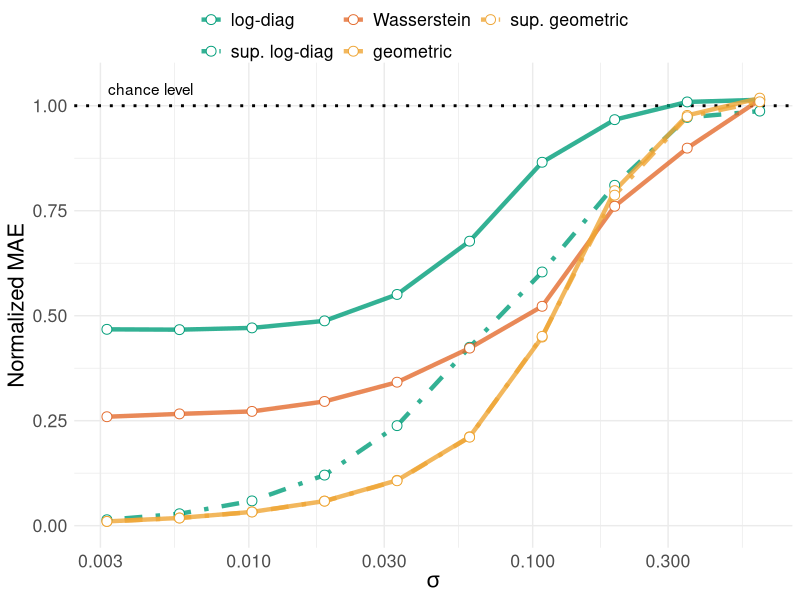
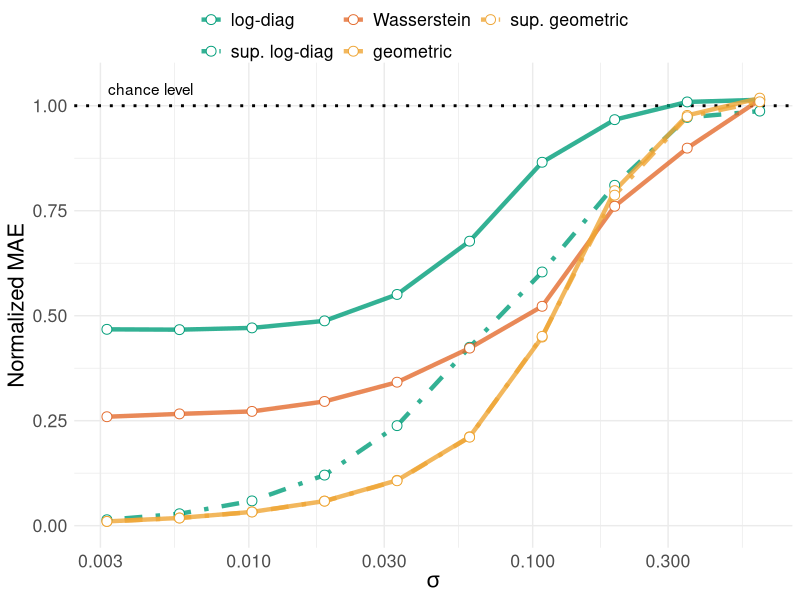
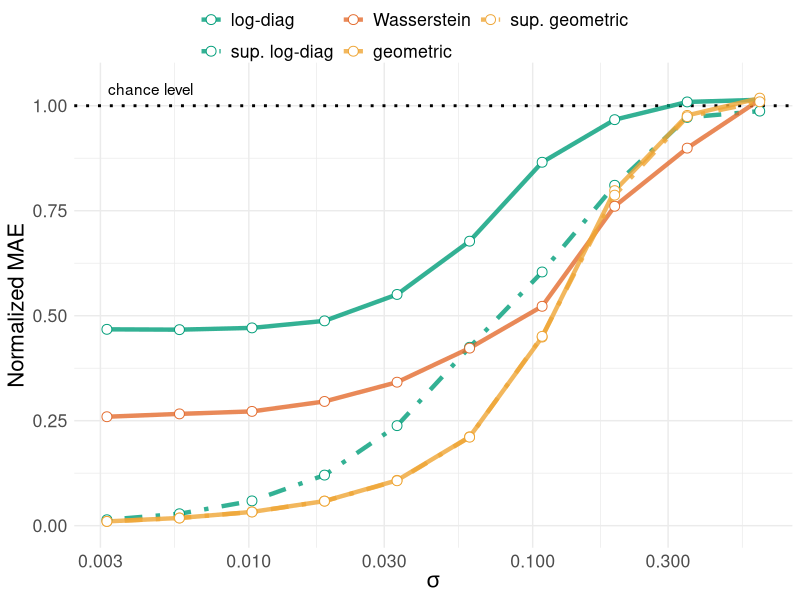

Write the R code that produced these figures, in order.
library(tidyverse)

##############################################################################
# Experiment 1 data

noise_exp <- read.csv("./outputs/simuls_nips/individual_spatial/scores.csv",
                      nrows = 6, header = F)
for  (ii in c(2, 3, 4, 5, 6, 1)){
  noise_exp[ii,] <- noise_exp[ii,] / noise_exp[1,]
}
noise_exp <- noise_exp[2:6,] %>%
  gather(key = "estimator", value = "score")

# Identity + logDiag
# Supervised + Logdiag
# Identity + Wasserstein
# Unsupervised + Geom
# Supervised + Geom

estimator_levels <- c("log-diag", "sup. log-diag", "Wasserstein", "geometric",
                      "sup. geometric")
estimator <- estimator_levels %>% factor(levels = estimator_levels)
noise_exp$estimator <- rep(estimator, times = 10)

noises <- read.csv("./outputs/simuls_nips/individual_spatial/noises_A.csv", header = F)
noise_exp$xaxis <- rep(noises[["V1"]], each = 5)
is_supervised <- noise_exp$estimator %>% grepl("sup", .)
noise_exp$supervised <- ifelse(is_supervised, "sup", "unsup") %>%
    as.factor()

color_cats <- c(
  "#009D79",# blueish green
  "#009D79",# blueish green
  "#E36C2F",  #vermillon
  "#EEA535", # orange
  "#EEA535"  # orange
  # "#56B4E9",# sky blue
  # "#F0E442", #yellow
  # "#0072B2", #blue
  # "#CC79A7" #violet
)

ggplot(
  data = noise_exp,
  mapping = aes(y = score, x = xaxis, group = estimator,
                color = estimator, fill = estimator, linetype=supervised)) +
  geom_hline(yintercept = 1., color = "black", linetype = "dotted",
             size = 1) +
  geom_line(size = 1.5, alpha = 0.8) +
  geom_point(fill = "white", size = 3, shape = 21) +
  theme_minimal() +
  scale_x_log10() +
  scale_y_continuous(limits = c(0, 1.05)) +
  scale_color_manual(values = color_cats, name = NULL) +
  scale_fill_manual(values = color_cats, name = NULL) +
  scale_linetype_manual(values=c("dotdash", "solid"), name = NULL) +
  annotate(geom = "text", x = 0.0045, y = 1.04, label = "chance level") +
  labs(x = expression(sigma),
       y = "Normalized MAE") +
  guides(
      color = guide_legend(
          nrow = 2,
          override.aes = list(linetype = c("solid", "dotdash", "solid", "solid", "dotdash")))) +
  guides(linetype = F) +
  theme(text = element_text(family = "Helvetica", size = 16),
        legend.position = "top",
        legend.margin = margin(t = 0, r = 0, b = -.4, l = -1, unit="cm"),
        legend.title = element_text(size = 14))

ggsave("./outputs/fig_1c_individual_noise.png", width = 5, height = 3.5, dpi = 300)
ggsave("./outputs/fig_1c_individual_noise.pdf", width = 5, height = 3.5, dpi = 300)
